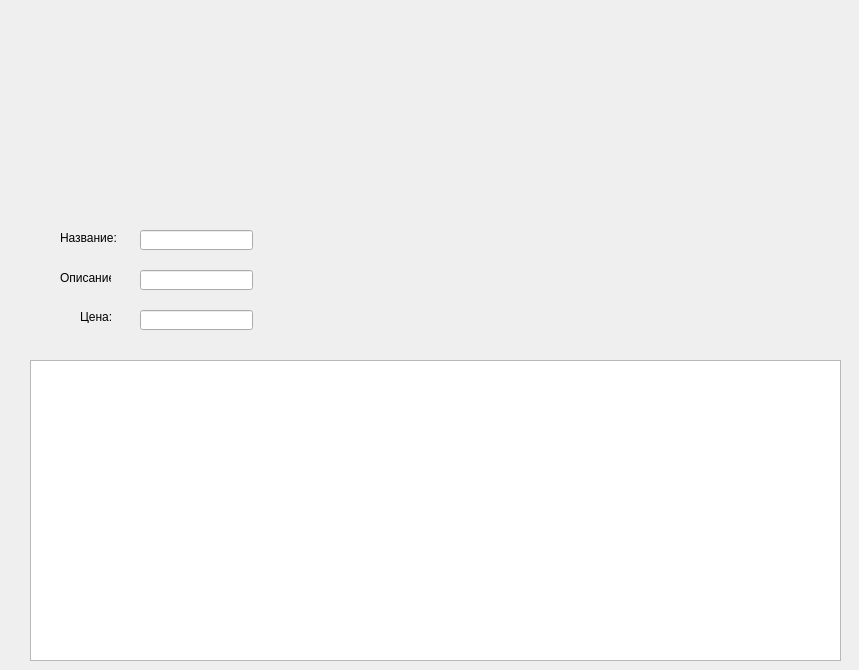
<?xml version="1.0" encoding="UTF-8"?>
<ui version="4.0">
 <class>Form</class>
 <widget class="QWidget" name="Form">
  <property name="geometry">
   <rect>
    <x>0</x>
    <y>0</y>
    <width>859</width>
    <height>670</height>
   </rect>
  </property>
  <property name="windowTitle">
   <string>Producti</string>
  </property>
  <widget class="QTableWidget" name="tbproducti">
   <property name="geometry">
    <rect>
     <x>30</x>
     <y>360</y>
     <width>811</width>
     <height>301</height>
    </rect>
   </property>
  </widget>
  <widget class="QLabel" name="label">
   <property name="geometry">
    <rect>
     <x>60</x>
     <y>230</y>
     <width>71</width>
     <height>16</height>
    </rect>
   </property>
   <property name="text">
    <string>Название:</string>
   </property>
  </widget>
  <widget class="QLabel" name="label_2">
   <property name="geometry">
    <rect>
     <x>60</x>
     <y>270</y>
     <width>51</width>
     <height>16</height>
    </rect>
   </property>
   <property name="text">
    <string>Описание:</string>
   </property>
  </widget>
  <widget class="QLabel" name="label_3">
   <property name="geometry">
    <rect>
     <x>80</x>
     <y>310</y>
     <width>47</width>
     <height>13</height>
    </rect>
   </property>
   <property name="text">
    <string>Цена:</string>
   </property>
  </widget>
  <widget class="QLineEdit" name="lnazvanie">
   <property name="geometry">
    <rect>
     <x>140</x>
     <y>230</y>
     <width>113</width>
     <height>20</height>
    </rect>
   </property>
  </widget>
  <widget class="QLineEdit" name="lopisanie">
   <property name="geometry">
    <rect>
     <x>140</x>
     <y>270</y>
     <width>113</width>
     <height>20</height>
    </rect>
   </property>
  </widget>
  <widget class="QLineEdit" name="lcena">
   <property name="geometry">
    <rect>
     <x>140</x>
     <y>310</y>
     <width>113</width>
     <height>20</height>
    </rect>
   </property>
  </widget>
 </widget>
 <resources/>
 <connections/>
</ui>
